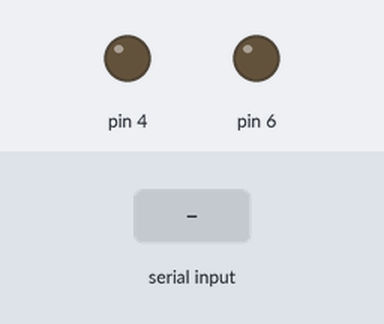
This sketch was run on a simulated Arduino Uno, built with avr-gcc and run on an emulated ATmega328P. On the bench: output pins drawn as LEDs (lit = HIGH). Dashed ring = blinking. The test bench sets the inputs (shaded band).

Above: at 1.2 s.
1.3 s: "2" received over Serial
At 1.7 s:
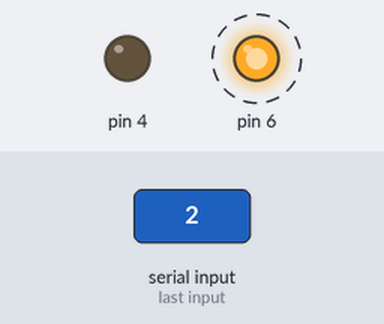
Timing chart, 0 to 11.8 s (numbered marks = the images above; inputs shaded):
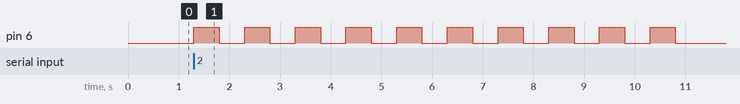

The sketch:

arduino_run_py_command.ino
```cpp
int incoming_data{0};

void blink_blue()
{
  for(int i=0; i<10; ++i)
  {
    digitalWrite(6, HIGH);
    delay(500);
    digitalWrite(6, LOW);
    delay(500);
 }
}

void blink_white()
{
  for(int i=0; i<10; ++i)
  {
    digitalWrite(4, HIGH);
    delay(500);
//    /millis();
    digitalWrite(4, LOW);
    delay(500);

//
//    event -> timer -> 2 sec
 }
}

void setup()
{
  pinMode(6, OUTPUT);
  pinMode(4, OUTPUT);
  Serial.begin(9600);
}

void loop()
{
  while(Serial.available())
  {
    incoming_data = Serial.read();
    if (incoming_data == '1')
    {
      digitalWrite(6, HIGH);
    }
    if (incoming_data == '0')
    {
      digitalWrite(6, LOW);
    }
    if (incoming_data == '2')
    {
      blink_blue();
    }
    if (incoming_data == '3')
    {
      blink_white();
    }
  }
}
```

Measured:
- after the input at 1.3 s, pin 6: alternates HIGH for 0.50 s and LOW for 0.50 s, starting at once
